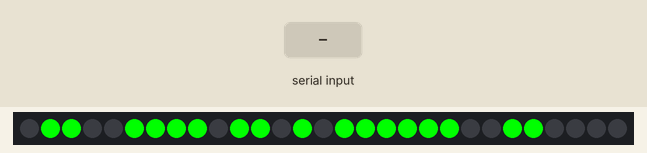
A sketch run on a simulated Arduino Uno, built with avr-gcc and run on an emulated ATmega328P. Parts: 29 RGB LEDs in strip order, left to right. The test bench sets the inputs (shaded band). Dim RGB values are drawn brighter than linear; the local clock reads 2024-03-15 10:24:30 at power-on unless the sketch sets it; what the sketch prints to the serial monitor is not drawn.

Above: at 4.2 s.
4.3 s: "STTMR\n" received over the second serial link
At 6.2 s:
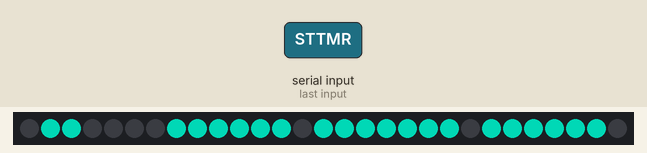
6.5 s: "CLK\n" received over the second serial link
At 6.52 s:
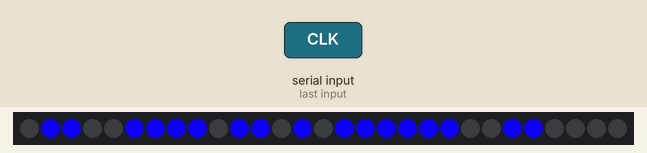
8.1 s: "RGBD\n" received over the second serial link
At 8.8 s:
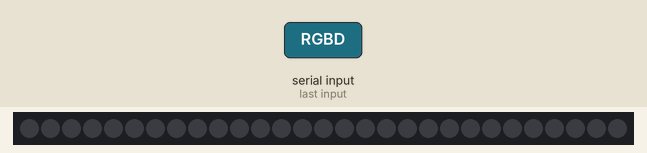
Timing chart, 0 to 11.1 s (numbered marks = the images above; inputs shaded):
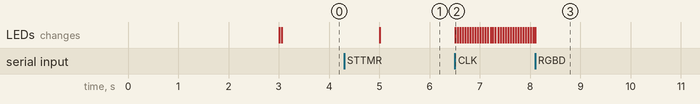

Measured:
- after the input at 4.3 s, the LEDs: change after 0.70 s (image 1)
- after the input at 6.5 s, the LEDs: first change at once (image 2 shows a later state)
- after the input at 8.1 s, the LEDs: change at once (image 3)

The sketch:

DigitalClock.ino
```cpp
// (licence header left out)
/*
  Список кодов ошибок
  #1 - недостаточно памяти для работы экземпляра
  #2 - Couldn't find RTC
  #3 - RTC lost power, lets set the time!
  #4 - Failed to read from DHT sensor!

  Список кодов сообщений
  !1 - BTserial started at 9600
  !2 - DateTime set
*/

/*
  Список команд:

    "RGBD"      "RGBD"
    "HSVD"      "HSVD"
    "RTC"       "RTC"
    "CLK"       "CLOCK"
    "TEMP"      "TEMPERATURE"
    "HMDT"      "HUMIDITY"
    "SCRBRD"    "SCOREBOARD"
    "STTMR"     "STARTTIMER"
    "SPTMR"     "STOPTIMER"
    "CHNGPTRN"  "CHANGINGPATTERN"
    "CLKTH"     "CLOCKTH"
*/

#include <DHT.h>
#include <FastLED.h>
#include <Wire.h>
#include <RTClib.h>
#include <SoftwareSerial.h>
#include <Timer.h>

// Watch dog может не работать на некоторых платах Arduino.
// Например, на NANO не работает со стандартным загрузчиком.
// В этом случае, требуется прошить загрузчик optiboot.

#define WATCHDOG_ENABLE   // Закомментируйте, если данная функция не нужна.

#ifdef WATCHDOG_ENABLE
  #include <avr/wdt.h>    // watchdog
#endif


// DHT11
#define DHTPIN 12
#define DHTTYPE DHT11

DHT dht(DHTPIN, DHTTYPE);

// LED
#define NUM_LEDS 29
#define DATA_PIN 6

#define MINUTE_LO 0
#define MINUTE_HI 7

#define DOTS 14

#define HOUR_LO 15
#define HOUR_HI 22

// mode
#define CLOCK_MODE 0
#define TEMPERATURE_MODE 1
#define HUMIDITY_MODE 2
#define SCOREBOARD_MODE 3
#define TIMECOUNTER_MODE 4
#define CLOCK_TEMP_HUM_MODE 5

// Color mode
#define CRGB_MODE 0
#define CHSV_MODE 1
#define COLORCHNGPATTRN_MODE 2

// Dot mode - dotMode: 0=Both on, 1=Both Off, 2=Bottom On, 3=Blink
#define DOTS_BOTH_ON_MODE 0
#define DOTS_BOTH_OFF_MODE 1
#define DOTS_BOTTOM_ON_MODE 2
#define DOTS_BLINK_MODE 3

uint8_t dotMode = DOTS_BLINK_MODE;
CRGB LEDs[NUM_LEDS];

// Bluetooth
#define BT_PIN_RX 2
#define BT_PIN_TX 3

SoftwareSerial BTserial(BT_PIN_RX, BT_PIN_TX);
RTC_DS3231 rtc;
Timer t1;
Timer t2;
Timer t3;

String btBuffer;
CRGB colorCRGB = CRGB::MediumVioletRed;           // Change this if you want another default color, for example CRGB::Blue
CHSV colorCHSV = CHSV(95, 255, 255);  // Green
CRGB colorOFF  = CRGB::Black;      // Color of the segments that are 'disabled'. You can also set it to CRGB::Black
volatile int colorMODE = CHSV_MODE;           // 0=CRGB, 1=CHSV, 2=Constant Color Changing pattern
volatile int prevMode = -1;
volatile bool needRefresh = false;
volatile int mode;                // 0=Clock, 1=Temperature, 2=Humidity, 3=Scoreboard, 4=Time counter
volatile int scoreLeft = 0;
volatile int scoreRight = 0;
volatile long timerValue = 0;
volatile int timerRunning = 0;

#define DOT_ON  true
#define DOT_OFF false

volatile bool dotOnOff;

#define hourFormat  24                // Set this to 12 or to 24 hour format
#define temperatureMode 'C'           // Set this to 'C' for Celcius or 'F' for Fahrenheit

#define MAX_MEASUREMENTS 10

// экземпляр класса аккумулирует некоторое количество измерений
// (не больше MAX_MEASUREMENTS и равное указанному при создании).
// Возращает среднее значение за последние numberOfMeasurements измерений
class AverageValue
{
public:
  AverageValue(int nm);  // nm <= MAX_MEASUREMENTS
  float Get();
  void Init();
  void AddNext(float val);

private:
  float *values;
  float summ;
  int currentVal;
  int count;
  int numberOfMeasurements;
};

AverageValue::AverageValue(int nm)
{
  numberOfMeasurements = (nm > MAX_MEASUREMENTS) ? MAX_MEASUREMENTS : nm;

  values = new float[numberOfMeasurements];
  if(values == NULL)
  {
    numberOfMeasurements = 0; // недостаточно памяти для работы экземпляра
    Serial.println("#1");
  }

  Init();
}

void AverageValue::Init()
{
  summ = 0;
  count = 0;
  currentVal = 0;
  for(int i = 0; i != numberOfMeasurements; i++)
  {
    values[i] = 0;
  }
}

float AverageValue::Get()
{
  return (count != 0) ? summ / count : NAN;
}

void AverageValue::AddNext(float val)
{
  if(val == NAN)
  {
    return;
  }

  summ -= values[currentVal];

  summ += val;

  values[currentVal] = val;

  currentVal++;

  if(currentVal == numberOfMeasurements)
  {
    currentVal = 0;
  }

  if(count != numberOfMeasurements)
  {
    count++;
  }
}

AverageValue AverageTemperature(10);  // примерно 5 минут
AverageValue AverageHumidity(10);

void setup ()
{
  #ifdef WATCHDOG_ENABLE
    wdt_disable();    // Отключаем WatchDog после запуска программы
  #endif
   // Initialize LED strip
  FastLED.delay(3000);

  // Check if you're LED strip is a RGB or GRB version (third parameter)
  FastLED.addLeds<WS2812B, DATA_PIN, GRB>(LEDs, NUM_LEDS);

  Serial.begin(9600);
  while (!Serial) { /* Wait until serial is ready */ }

  BTserial.begin(9600);
  Serial.println("!1");

  dht.begin();

  if (!rtc.begin()) {
    Serial.println("#2");
    while (1);
  }

  if (rtc.lostPower()) {
    Serial.println("#3");
    // following line sets the RTC to the date & time this sketch was compiled
    rtc.adjust(DateTime(F(__DATE__), F(__TIME__)));
  }

  dotOnOff = DOT_ON;

  t1.every(1000 * 29, refreshT1);
  t2.every(1000, refreshTimer);
  t3.every(50, updateHue);

  refreshDisplay();
  colorMODE = COLORCHNGPATTRN_MODE;
  mode = CLOCK_TEMP_HUM_MODE;

  #ifdef WATCHDOG_ENABLE
    wdt_enable (WDTO_8S);   // Включаем WatchDog с 8-ми секундным интервалом
  #endif
}

void loop () {

  #ifdef WATCHDOG_ENABLE
    wdt_reset();  // сбрасываем WatchDog
  #endif

  t1.update();
  t2.update();
  t3.update();

  if(needRefresh && prevMode != -1)
  {
    refreshDisplay();
    needRefresh = false;
  }

  #ifdef WATCHDOG_ENABLE
    wdt_reset();  // сбрасываем WatchDog
  #endif

  if (BTserial.available())
  {
    char received = BTserial.read();
    btBuffer += received;

  #ifdef WATCHDOG_ENABLE
    wdt_reset();  // сбрасываем WatchDog
  #endif

    if (received == '|' || received == '.' || received == '\n')
    {
        processCommand();
        btBuffer = "";

  #ifdef WATCHDOG_ENABLE
    wdt_reset();  // сбрасываем WatchDog
  #endif
    }
  }
}

void processCommand(){

  if (btBuffer.startsWith("RGBD")) {
    long R = getValue(btBuffer, ',', 1).toInt();
    long G = getValue(btBuffer, ',', 2).toInt();
    long B = getValue(btBuffer, ',', 3).toInt();
    long D = getValue(btBuffer, ',', 4).toInt();
    colorCRGB.red = R;
    colorCRGB.green = G;
    colorCRGB.blue = B;
    colorMODE = CRGB_MODE;
    if (D > 0) FastLED.setBrightness(D);
  } else if (btBuffer.startsWith("HSVD")) {
    long H = getValue(btBuffer, ',', 1).toInt();
    long S = getValue(btBuffer, ',', 2).toInt();
    long V = getValue(btBuffer, ',', 3).toInt();
    long D = getValue(btBuffer, ',', 4).toInt();
    colorCHSV.hue = H;
    colorCHSV.sat = S;
    colorCHSV.val = V;
    colorMODE = CHSV_MODE;
    if (D > 0) FastLED.setBrightness(D);
  } else if (btBuffer.startsWith("RTC")) {
    long y = getValue(btBuffer, ',', 1).toInt();
    long m = getValue(btBuffer, ',', 2).toInt();
    long d = getValue(btBuffer, ',', 3).toInt();
    long h = getValue(btBuffer, ',', 4).toInt();
    long mm = getValue(btBuffer, ',', 5).toInt();
    long s = getValue(btBuffer, ',', 6).toInt();
    rtc.adjust(DateTime(y, m, d, h, mm, s));
    Serial.println("!2");
  } else if (btBuffer.startsWith("CLK")) {
    mode = CLOCK_MODE;
  } else if (btBuffer.startsWith("TEMP")) {
    mode = TEMPERATURE_MODE;
  } else if (btBuffer.startsWith("HMDT")) {
    mode = HUMIDITY_MODE;
  } else if (btBuffer.startsWith("SCRBRD")) {
    scoreLeft = getValue(btBuffer, ',', 1).toInt();
    scoreRight = getValue(btBuffer, ',', 2).toInt();
    mode = SCOREBOARD_MODE;
  } else if (btBuffer.startsWith("STTMR")) {
    timerValue = 0;
    timerRunning = 1;
    mode = TIMECOUNTER_MODE;
  } else if (btBuffer.startsWith("SPTMR")) {
    timerRunning = 0;
    mode = TIMECOUNTER_MODE;
  } else if (btBuffer.startsWith("CHNGPTRN")) {
    colorMODE = COLORCHNGPATTRN_MODE;
  } else if (btBuffer.startsWith("CLKTH")) {
    mode = CLOCK_TEMP_HUM_MODE;
  }

  refreshDisplay();
}

void updateHue()
{
  if (colorMODE != COLORCHNGPATTRN_MODE)
  {
    return;
  }

  colorCHSV.sat = 255;
  colorCHSV.val = 255;
  if (colorCHSV.hue >= 255)
  {
    colorCHSV.hue = 0;
  }
  else
  {
    colorCHSV.hue++;
  }
  refreshDisplay();
}


void Collect_T_H()
{
  float tmp = dht.readTemperature(temperatureMode == 'F' ? true : false);

  if (isnan(tmp))
  {
    Serial.println("#4");
  }
  else
  {
    AverageTemperature.AddNext(tmp);
  }

  float hum = dht.readHumidity();

  if (isnan(hum))
  {
    Serial.println("#4");
  }
  else
  {
    AverageHumidity.AddNext(hum);
  }
}

void refreshT1()
{
  Collect_T_H();

  refreshDisplay();
}

void refreshDisplay() {
  switch (mode) {
    case CLOCK_MODE:
      displayClock();
      break;
    case TEMPERATURE_MODE:
      displayTemperature();
      break;
    case HUMIDITY_MODE:
      displayHumidity();
      break;
    case SCOREBOARD_MODE:
      displayScoreboard();
      break;
    case TIMECOUNTER_MODE:
      // Time counter has it's own timer
      break;
    case CLOCK_TEMP_HUM_MODE:
      displayClock();
      break;
    default:
      break;
  }
}


void refreshTimer()
{
  if (mode == CLOCK_MODE || mode == CLOCK_TEMP_HUM_MODE)
  {
    dotOnOff = (dotOnOff == DOT_ON) ? DOT_OFF : DOT_ON;
    displayDots(dotMode);
  }
  else
  if (mode == TIMECOUNTER_MODE && timerRunning == 1 && timerValue < 6000)
  {
    timerValue++;

    int m1 = (timerValue / 60) / 10 ;
    int m2 = (timerValue / 60) % 10 ;
    int s1 = (timerValue % 60) / 10;
    int s2 = (timerValue % 60) % 10;

    displaySegments(MINUTE_LO, s2);
    displaySegments(MINUTE_HI, s1);
    displaySegments(HOUR_LO, m2);
    displaySegments(HOUR_HI, m1);
    displayDots(DOTS_BOTH_ON_MODE);
    FastLED.show();
  }
}

void displayClock()
{
  DateTime now = rtc.now();

  int h  = now.hour();
  if (hourFormat == 12 && h > 12)
  {
    h = h - 12;
  }

  int hl = (h / 10) == 0 ? 13 : (h / 10);
  int hr = h % 10;
  int ml = now.minute() / 10;
  int mr = now.minute() % 10;

  displaySegments(MINUTE_LO, mr);
  displaySegments(MINUTE_HI, ml);
  displaySegments(HOUR_LO, hr);
  displaySegments(HOUR_HI, hl);
  displayDots(dotMode);
  FastLED.show();
}

void displayTemperature()
{
  float tmp = AverageTemperature.Get();

  if (isnan(tmp))
  {
    Serial.println("#4");
    return;
  }

  int tmp1 = tmp / 10;
  int tmp2 = ((int)tmp) % 10;
  displaySegments(HOUR_HI, tmp1);
  displaySegments(HOUR_LO, tmp2);
  displaySegments(MINUTE_HI,  10);
  displaySegments(MINUTE_LO, (temperatureMode == 'F' ? 14 : 11));
  displayDots(DOTS_BOTH_OFF_MODE);
  FastLED.show();
}

void displayHumidity()
{
  float hum = AverageHumidity.Get();

  if (isnan(hum))
  {
    Serial.println("#4");
    return;
  }

  int hum1 = hum / 10;
  int hum2 = ((int)hum) % 10;
  displaySegments(HOUR_HI, hum1);
  displaySegments(HOUR_LO, hum2);
  displaySegments(MINUTE_HI,  10);
  displaySegments(MINUTE_LO,  12);
  displayDots(DOTS_BOTH_OFF_MODE);
  FastLED.show();
}

void displayScoreboard() {
  int s1 = scoreLeft % 10;
  int s2 = scoreLeft / 10;
  int s3 = scoreRight % 10;
  int s4 = scoreRight / 10;
  displaySegments(MINUTE_LO, s3);
  displaySegments(MINUTE_HI, s4);
  displaySegments(HOUR_LO, s1);
  displaySegments(HOUR_HI, s2);
  displayDots(DOTS_BOTTOM_ON_MODE);
  FastLED.show();
}

void displayDots(int dotMode)
{

  if(mode == CLOCK_TEMP_HUM_MODE || prevMode != -1)
  {
    int8_t sec = rtc.now().second();
    if(sec > 20 && sec < 25)
    {
      if(prevMode == -1)
      {
        prevMode = mode;
        needRefresh = true;
      }

      mode = TEMPERATURE_MODE;
    }
    else
    if(sec > 30 && sec < 36)
    {
      if(prevMode == -1)
      {
        prevMode = mode;
        needRefresh = true;
      }

      mode = HUMIDITY_MODE;
    }
    else
    {
      if(prevMode != -1)
      {
        mode = prevMode;
        prevMode = -1;
        needRefresh = true;
      }
    }
  }

  // dotMode: 0=Both on, 1=Both Off, 2=Bottom On, 3=Blink
  switch (dotMode) {
    case DOTS_BOTH_ON_MODE:
      LEDs[DOTS] = colorMODE == CRGB_MODE ? colorCRGB : colorCHSV;
      break;
    case DOTS_BOTH_OFF_MODE:
      LEDs[DOTS] = colorOFF;
      break;
    case DOTS_BOTTOM_ON_MODE:
      LEDs[DOTS] = colorOFF;
      break;
    case DOTS_BLINK_MODE:
      LEDs[DOTS] = (dotOnOff == DOT_OFF)
                              ? ((colorMODE == CRGB_MODE) ? colorCRGB : colorCHSV)
                              : colorOFF;
      FastLED.show();
      break;
    default:
      break;
  }
}

void displaySegments(int startindex, int number) {

  byte numbers[] = {
    0b00111111, // 0
    0b00000110, // 1
    0b01011011, // 2
    0b01001111, // 3
    0b01100110, // 4
    0b01101101, // 5
    0b01111101, // 6
    0b00000111, // 7
    0b01111111, // 8
    0b01101111, // 9
    0b01100011, // ยบ              10
    0b00111001, // C(elcius)      11
    0b01011100, // ยบ lower        12
    0b00000000, // Empty          13
    0b01110001, // F(ahrenheit)   14
  };

  for (int i = 0; i < 7; i++) {
    LEDs[i + startindex] = ((numbers[number] & 1 << i) == 1 << i) ? (colorMODE == CRGB_MODE ? colorCRGB : colorCHSV) : colorOFF;
  }
}

String getValue(String data, char separator, int index) {
  int found = 0;
  int strIndex[] = {0, -1};
  int maxIndex = data.length()-1;

  for(int i=0; i<=maxIndex && found<=index; i++){
    if(data.charAt(i)==separator || i==maxIndex){
        found++;
        strIndex[0] = strIndex[1]+1;
        strIndex[1] = (i == maxIndex) ? i+1 : i;
    }
  }

  return found>index ? data.substring(strIndex[0], strIndex[1]) : "";
}
```
